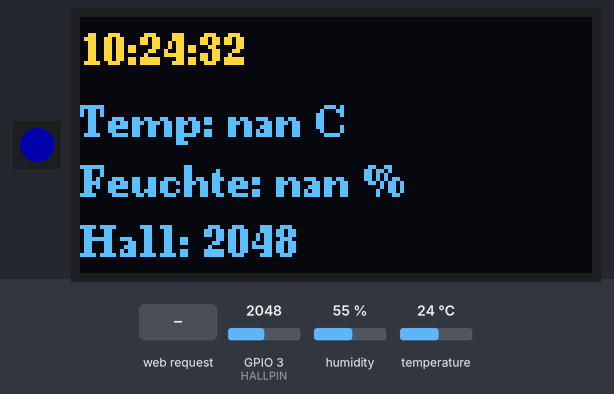
Simulated run of this sketch. Board: ESP32. On the bench: 1 RGB LEDs in strip order, left to right, 128×64 one-colour display. The inputs (shaded band) are chosen by the test bench; at power-on: temperature 24 °C, GPIO 3 (HALLPIN) = 2048, humidity 55 %. Dim RGB values are drawn brighter than linear; the OLED is the two-colour kind (top 16 rows yellow); WiFi joins after 1.5 s; servers stay silent unless stated; the local clock reads 2024-03-15 10:24:30 at power-on unless the sketch sets it.

Above: at 2.7 s.
2.8 s: HTTP request GET /led?state=1 received
At 4.0 s:
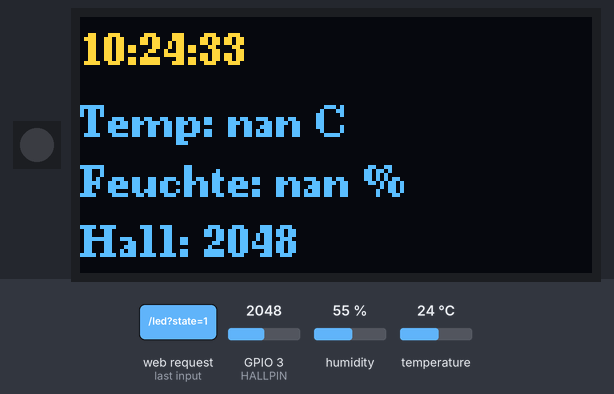
8.9 s: HTTP request GET /led?state=on received
At 12.7 s:
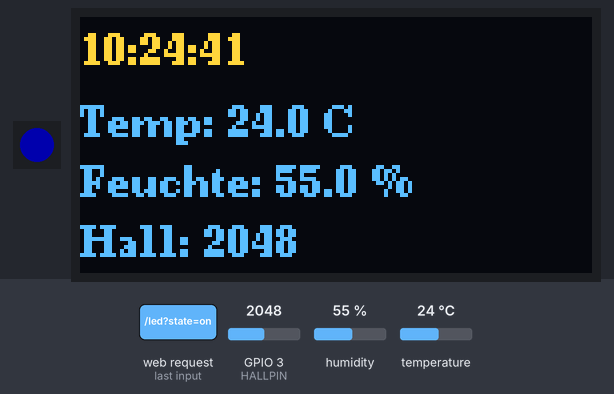
13.4 s: temperature set to 33 °C
19.5 s: HTTP request GET /led?state=0 received
At 21.0 s:
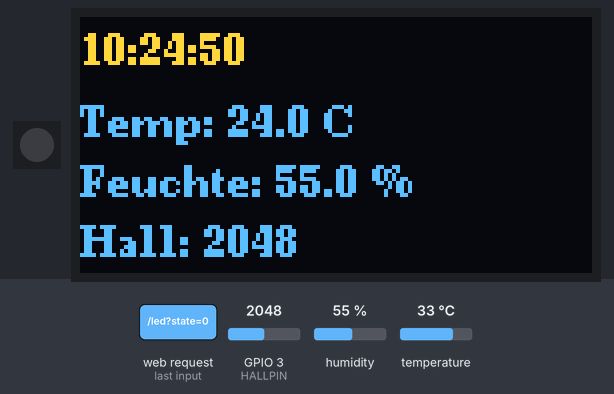
25.6 s: GPIO 3 (HALLPIN) set to 2866
At 29.1 s:
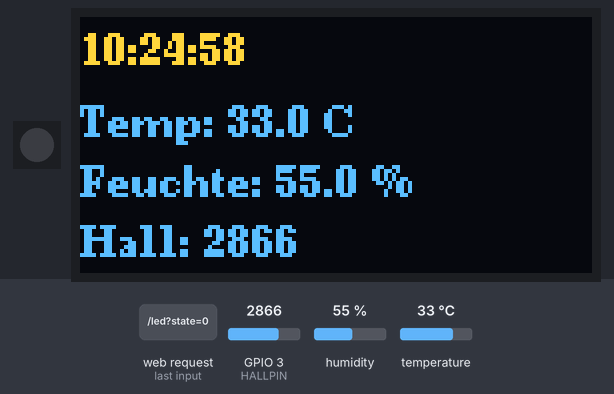
30.0 s: humidity set to 22 %
At 33.5 s:
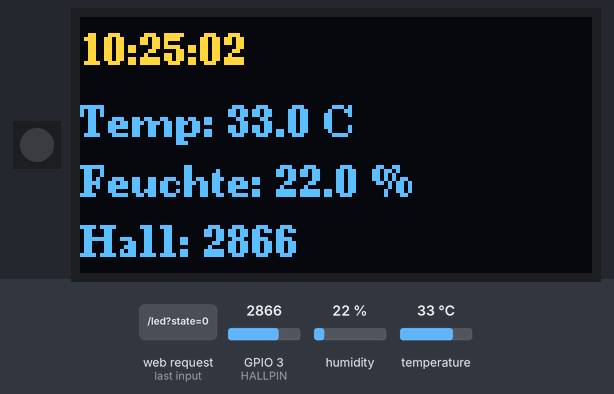
Timing chart, 0 to 35.0 s (numbered marks = the images above; inputs shaded):
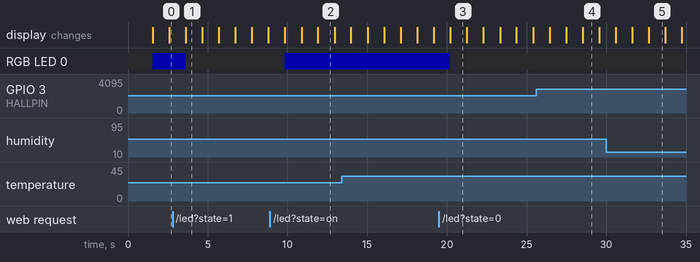

Measured:
- after the input at 2.8 s, the display: changes after 0.81 s (image 1)
- after the input at 8.9 s, the display: first changes after 0.94 s (image 2 shows a later state)
- after the input at 19.5 s, the display: changes after 0.71 s (image 3)
- what the display in image 1 shows lasts 1.1 s, from 3.6 s to 4.7 s

The sketch:

sketch_may10a.ino
```cpp
#include <WiFi.h>
#include <WiFiManager.h>
#include <ESPAsyncWebServer.h>
#include <AsyncTCP.h>
#include <U8g2lib.h>
#include "DHT.h"
#include "time.h"
#include <Adafruit_NeoPixel.h>

#define DHTPIN 2
#define DHTTYPE DHT11
DHT dht(DHTPIN, DHTTYPE);

#define HALLPIN 3
#define NEOPIXEL_PIN 8
#define NUMPIXELS 1
Adafruit_NeoPixel pixel(NUMPIXELS, NEOPIXEL_PIN, NEO_GRB + NEO_KHZ800);
bool rgbEnabled = true;

U8G2_SSD1306_128X64_NONAME_F_SW_I2C u8g2(U8G2_R0, 10, 1, U8X8_PIN_NONE); // SCL=10, SDA=1

const char* ntpServer = "pool.ntp.org";
const long gmtOffset_sec = 3600;
const int daylightOffset_sec = 3600;

AsyncWebServer server(80);

float lastTemp = NAN;
float lastHum = NAN;
int hallValue = 0;

unsigned long lastDisplayUpdate = 0;
const unsigned long displayUpdateInterval = 1000;
unsigned long lastMeasurement = 0;
const unsigned long measurementInterval = 10000;

#define MAX_DATA_POINTS 50
String labels[MAX_DATA_POINTS];
float tempData[MAX_DATA_POINTS];
float humData[MAX_DATA_POINTS];
int dataIndex = 0;

float averageTemperature() {
  float sum = 0;
  int count = 0;
  for(int i = 0; i < 5; i++) {
    float t = dht.readTemperature();
    if(!isnan(t) && t > -40 && t < 80) {
      sum += t;
      count++;
    }
    delay(100);
  }
  return count > 0 ? sum / count : NAN;
}

float averageHumidity() {
  float sum = 0;
  int count = 0;
  for(int i = 0; i < 5; i++) {
    float h = dht.readHumidity();
    if(!isnan(h) && h >= 0 && h <= 100) {
      sum += h;
      count++;
    }
    delay(100);
  }
  return count > 0 ? sum / count : NAN;
}

void setPixelColor(uint8_t r, uint8_t g, uint8_t b) {
  if(!rgbEnabled) {
    pixel.clear();
    pixel.show();
    return;
  }
  pixel.setPixelColor(0, pixel.Color(r, g, b));
  pixel.show();
}

void updateDisplay(struct tm timeinfo) {
  u8g2.clearBuffer();
  u8g2.setFont(u8g2_font_ncenB08_tr);
  char timeStr[20];
  strftime(timeStr, sizeof(timeStr), "%H:%M:%S", &timeinfo);
  u8g2.drawStr(0, 12, timeStr);
  String tempStr = "Temp: " + String(lastTemp, 1) + " C";
  String humStr = "Feuchte: " + String(lastHum, 1) + " %";
  String hallStr = "Hall: " + String(hallValue);
  u8g2.drawStr(0, 30, tempStr.c_str());
  u8g2.drawStr(0, 45, humStr.c_str());
  u8g2.drawStr(0, 60, hallStr.c_str());
  u8g2.sendBuffer();
}

String createHTML() {
  String html = R"rawliteral(
  <!DOCTYPE html>
  <html>
  <head>
    <meta charset="utf-8">
    <title>ESP32 Wetterstation</title>
    <script src="https://cdn.jsdelivr.net/npm/chart.js"></script>
    <style>
      body {
        font-family: 'Segoe UI', sans-serif;
        background: #f0f4f8;
        color: #333;
        text-align: center;
        padding: 20px;
      }
      h1 {
        color: #2c3e50;
      }
      #values {
        background: #fff;
        padding: 15px;
        border-radius: 10px;
        box-shadow: 0 2px 5px rgba(0,0,0,0.1);
        max-width: 400px;
        margin: 20px auto;
      }
      #values p {
        font-size: 1.1em;
        margin: 10px 0;
      }
      label {
        display: inline-block;
        margin-bottom: 15px;
        font-weight: bold;
      }
      input[type="checkbox"] {
        transform: scale(1.3);
        margin-left: 10px;
      }
      canvas {
        max-width: 100%;
        background: #fff;
        border-radius: 10px;
        box-shadow: 0 2px 5px rgba(0,0,0,0.1);
        padding: 10px;
        margin-top: 20px;
      }
    </style>
  </head>
  <body>
    <h1>ESP32 Wetterstation</h1>
    <label>Status-LED:
      <input type="checkbox" id="ledToggle" checked onchange="toggleLED(this.checked)">
    </label>
    <div id="values">
      <p><b>Aktuelle Temperatur:</b> <span id="temp">--</span> °C</p>
      <p><b>Aktuelle Luftfeuchtigkeit:</b> <span id="hum">--</span> %</p>
      <p><b>Aktueller Hall-Wert:</b> <span id="hall">--</span></p>
    </div>
    <canvas id="tempChart" width="400" height="200"></canvas>
    <script>
    let tempChart;
    async function fetchData() {
      try {
        const res = await fetch('/data');
        const json = await res.json();
        document.getElementById("temp").innerText = json.temp.toFixed(1);
        document.getElementById("hum").innerText = json.hum.toFixed(1);
        document.getElementById("hall").innerText = json.hall;
        if(!tempChart) {
          const ctx = document.getElementById('tempChart').getContext('2d');
          tempChart = new Chart(ctx, {
            type: 'line',
            data: {
              labels: json.labels,
              datasets: [
                {
                  label: 'Temperatur (°C)',
                  data: json.temps,
                  borderColor: 'crimson',
                  backgroundColor: 'rgba(220, 20, 60, 0.1)',
                  fill: true,
                  tension: 0.3
                },
                {
                  label: 'Feuchtigkeit (%)',
                  data: json.hums,
                  borderColor: 'dodgerblue',
                  backgroundColor: 'rgba(30, 144, 255, 0.1)',
                  fill: true,
                  tension: 0.3
                }
              ]
            },
            options: {
              responsive: true,
              animation: false,
              scales: {
                y: {
                  beginAtZero: true
                }
              },
              plugins: {
                legend: {
                  labels: {
                    color: '#333'
                  }
                }
              }
            }
          });
        } else {
          tempChart.data.labels = json.labels;
          tempChart.data.datasets[0].data = json.temps;
          tempChart.data.datasets[1].data = json.hums;
          tempChart.update();
        }
      } catch (error) {
        console.error('Fehler beim Laden der Daten:', error);
      }
    }
    function toggleLED(state) {
      fetch('/led?state=' + (state ? 'on' : 'off'));
    }
    fetchData();
    setInterval(fetchData, 5000);
  </script>
  </body>
  </html>
  )rawliteral";
  return html;
}

void setupWebServer() {
  server.on("/", HTTP_GET, [](AsyncWebServerRequest* request) {
    request->send(200, "text/html", createHTML());
  });
  server.on("/data", HTTP_GET, [](AsyncWebServerRequest* request) {
    String json = "{\"labels\":[";
    for(int i = 0; i < dataIndex; i++) {
      json += "\"" + labels[i] + "\"";
      if(i < dataIndex - 1) {
        json += ",";
      }
    }
    json += "],\"temps\":[";
    for(int i = 0; i < dataIndex; i++) {
      json += String(tempData[i], 1);
      if(i < dataIndex - 1) {
        json += ",";
      }
    }
    json += "],\"hums\":[";
    for(int i = 0; i < dataIndex; i++) {
      json += String(humData[i], 1);
      if(i < dataIndex - 1) {
        json += ",";
      }
    }
    json += "],";
    json += "\"temp\":" + String(lastTemp, 1) + ",";
    json += "\"hum\":" + String(lastHum, 1) + ",";
    json += "\"hall\":" + String(hallValue);
    json += "}";
    request->send(200, "application/json", json);
  });
  server.on("/led", HTTP_GET, [](AsyncWebServerRequest* request) {
    if(request->hasParam("state")) {
      String state = request->getParam("state")->value();
      rgbEnabled = (state == "on");
    }
    request->send(200, "text/plain", rgbEnabled ? "on" : "off");
  });
  server.begin();
}

void setup() {
  Serial.begin(115200);
  dht.begin();
  pinMode(HALLPIN, INPUT);
  pixel.begin();
  pixel.setBrightness(50);
  pixel.show();
  u8g2.begin();
  WiFiManager wm;
  if(!wm.autoConnect("ESP_Config")) {
    setPixelColor(255, 0, 0); // rot = kein WLAN
    delay(1000);
    ESP.restart();
  }
  configTime(gmtOffset_sec, daylightOffset_sec, ntpServer);
  struct tm timeinfo;
  while (!getLocalTime(&timeinfo)) {
    delay(500);
  }
  setupWebServer();
}

void loop() {
  hallValue = analogRead(HALLPIN);
  setPixelColor(0, 0, 255); // Messung im Gange
  float temperature = averageTemperature();
  float humidity = averageHumidity();
  if(!WiFi.isConnected()) {
    setPixelColor(255, 0, 0); // rot
  } else if(temperature > 28.0) {
    setPixelColor(255, 165, 0); // orange
  } else {
    setPixelColor(0, 255, 0); // grün
  }
  unsigned long nowMillis = millis();
  if(nowMillis - lastDisplayUpdate > displayUpdateInterval) {
    lastDisplayUpdate = nowMillis;
    struct tm timeinfo;
    if(getLocalTime(&timeinfo)) {
      updateDisplay(timeinfo);
    }
  }
  if(nowMillis - lastMeasurement > measurementInterval) {
    lastMeasurement = nowMillis;
    struct tm timeinfo;
    if(!getLocalTime(&timeinfo)) {
      return;
    }
    if(isnan(temperature) || isnan(humidity)) {
      return;
    }
    lastTemp = temperature;
    lastHum = humidity;
    char label[10];
    strftime(label, sizeof(label), "%H:%M", &timeinfo);
    if(dataIndex < MAX_DATA_POINTS) {
      labels[dataIndex] = String(label);
      tempData[dataIndex] = temperature;
      humData[dataIndex] = humidity;
      dataIndex++;
    } else {
      for(int i = 1; i < MAX_DATA_POINTS; i++) {
        labels[i - 1] = labels[i];
        tempData[i - 1] = tempData[i];
        humData[i - 1] = humData[i];
      }
      labels[MAX_DATA_POINTS - 1] = String(label);
      tempData[MAX_DATA_POINTS - 1] = temperature;
      humData[MAX_DATA_POINTS - 1] = humidity;
    }
  }
}
```
